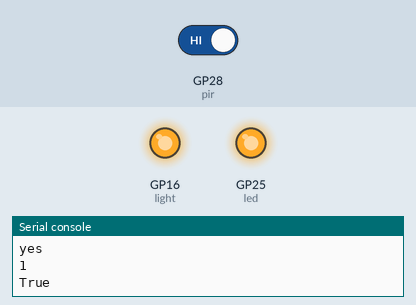
Simulated run of this program. Board: Raspberry Pi Pico running MicroPython. On the bench: output pins drawn as LEDs (lit = HIGH), the last lines printed to the serial console. Inputs (shaded band) come from the test bench; at power-on: GP28 (pir) HIGH. WiFi joins after 1.5 s; no MQTT or app messages arrive unless stated.

Above: at 3.3 s.
3.4 s: GP28 (pir) driven LOW
At 4.7 s:
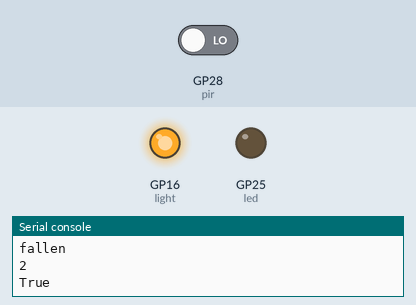
5.6 s: GP28 (pir) driven HIGH
At 6.4 s:
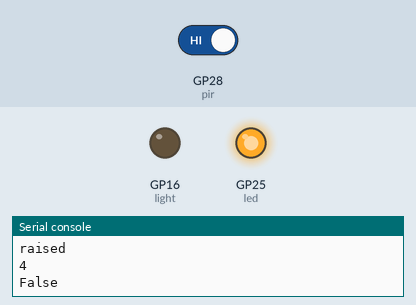
Timing chart, 0 to 8.6 s (numbered marks = the images above; inputs shaded):
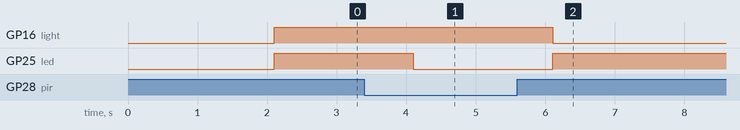

The program:

rehan.py
```python
from machine import Pin
import utime
import network
import BlynkLib

led = Pin("LED", Pin.OUT)
light = Pin(16, Pin.OUT)
pir = Pin(28, Pin.IN, Pin.PULL_UP)
led.low()

# WiFi credentials
WIFI_SSID = "IoTHomeSafety"
WIFI_PASSWORD = "HomeSafety"

# Blynk authentication token
BLYNK_AUTH = "SCNSgPO1K_aE7nXpzN3bw-BoV8In47Dv"


red = network.WLAN(network.STA_IF)
red.active(True)
red.connect(WIFI_SSID, WIFI_PASSWORD)
while red.isconnected() == False:
    print('connecting ...')
    utime.sleep(1)
ip = red.ifconfig()[0]
print(f'Connected with IP: {ip}')


'''# Connect to WiFi network
wifi = network.WLAN(network.STA_IF)
wifi.active(True)
wifi.connect(WIFI_SSID, WIFI_PASSWORD)

# Wait for the connection to be established
while not wifi.isconnected():
    utime.sleep(1)
    print("Not Connected")
'''

blynk = BlynkLib.Blynk(BLYNK_AUTH)


led_state = False
previous_state=0
current_state=0
wait_time=0


utime.sleep(0.1)
while True:
    current_state=pir.value()
    if(pir.value()==True):
        print("yes")
        if(current_state!=previous_state):
            print("raised")
            led_state= not led_state
        led.value(True)

    else:
        print("no")
        if(current_state!=previous_state):
            print("fallen")
        led.value(False)

    print(wait_time)
    wait_time=wait_time+1
    if(wait_time>60):
        led_state=False
        wait_time=0

    print(led_state)
    light.value(led_state)
    blynk.virtual_write(0, led_state)

    previous_state=current_state
    utime.sleep(1)
```

Measured:
- after the input at 3.4 s, GP25 (led): HIGH → LOW after 0.71 s
- after the input at 5.6 s, GP16 (light): HIGH → LOW after 0.51 s; GP25 (led): LOW → HIGH after 0.51 s
